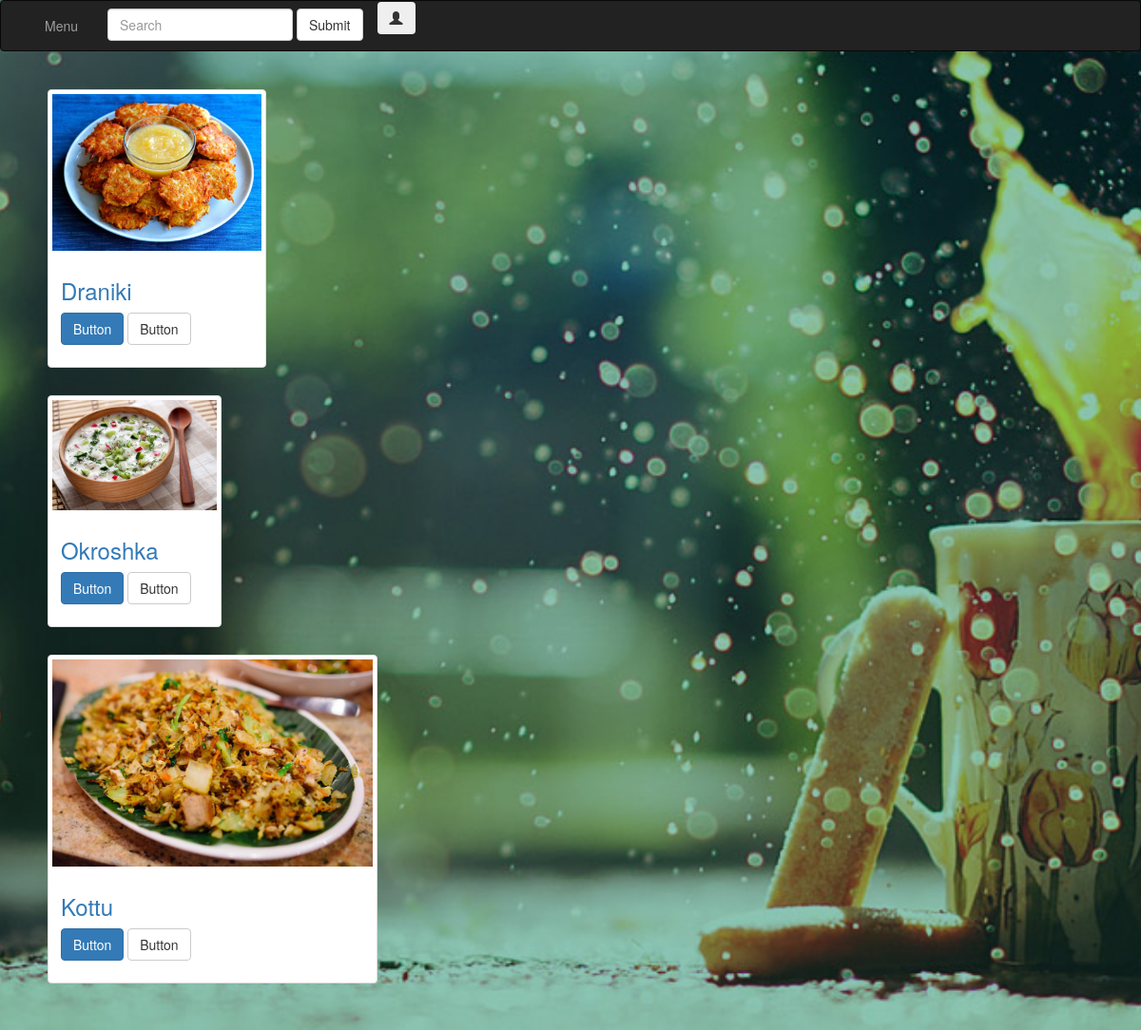
/types_of_dishes/1/, run on an earlier commit of the app's database.
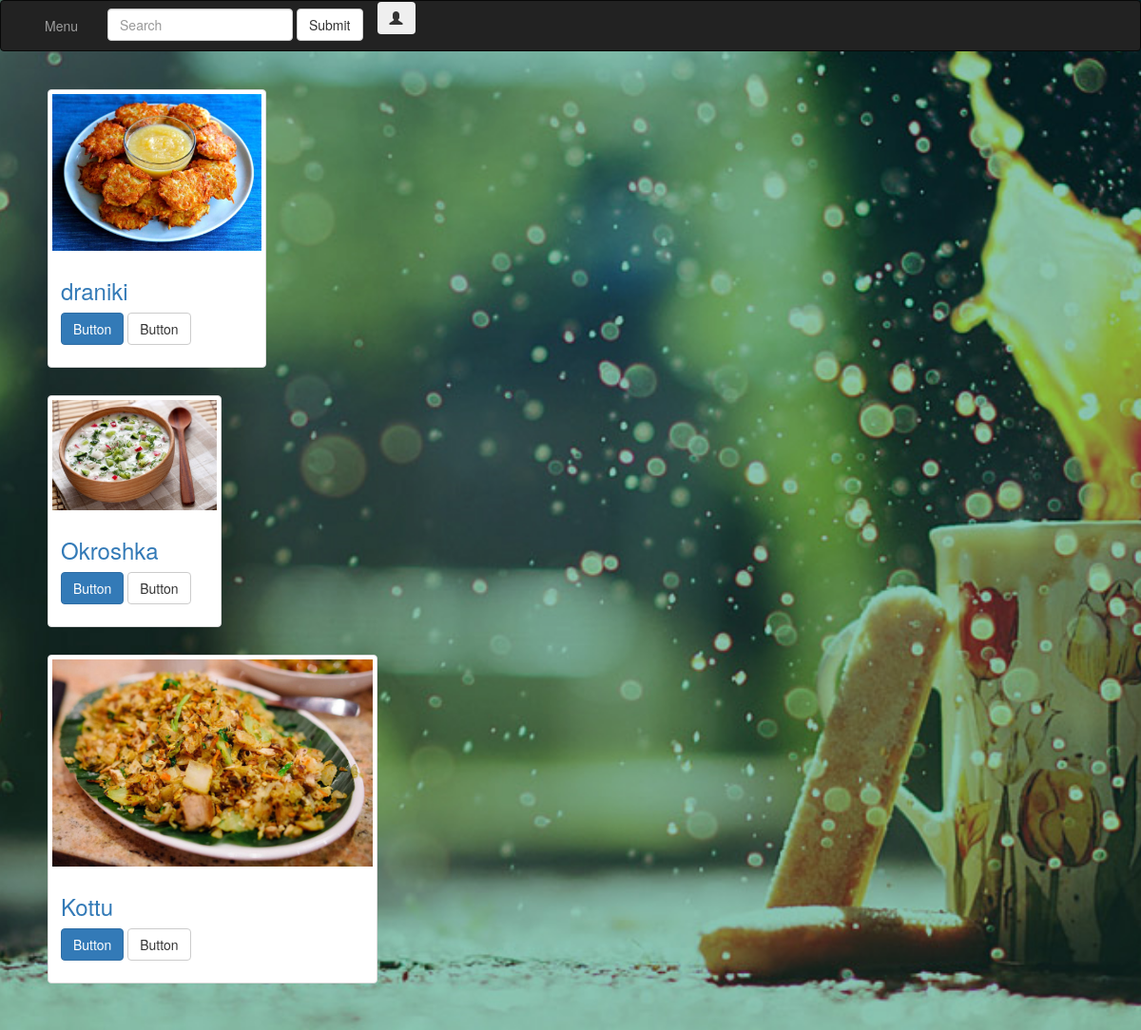
And on a later commit of the database.
### base/models.py (models this page shows, shortened)
class Dish(models.Model):
    name = models.CharField(max_length=256, help_text='max_length=256')
    description = models.CharField(max_length=256, help_text='max_length=256', blank=True)
    main_img = models.ImageField(upload_to='base/dish_img/', blank=True, null=True)
    country = models.ForeignKey(Countries, on_delete=models.CASCADE, null=True)
    type = models.ForeignKey(TypesOfDishes, on_delete=models.CASCADE, null=False, default=None)
    recipe = models.CharField(max_length=2048, help_text='max_length=2048', blank=True, null=True, default=None)
    price = models.DecimalField(max_digits=10, decimal_places=2, default=0.00)
    is_active = models.BooleanField(default=True)
    class Meta:
        verbose_name = "Dish"
        verbose_name_plural = "Dishes"

### base/views.py (the view)
# urls.py: url(r'^types_of_dishes/(?P<pk>[0-9]+)/$', views.DishesOfTypeView.as_view(), name='dishes'),
class DishesOfTypeView(DetailView):
    model = TypesOfDishes
    template_name = 'base/dishes_of_type.html'

### templates/base/dishes_of_type.html (shortened to what this page needs)
{% extends 'base.html' %}
{% load static %}
{% block content %}
<div id="page-content-wrapper">
    <div class="container-fluid">
        <div class="row">
            {% for object in typesofdishes.dish_set.all %}
                <label for="ctr{{forloop.counter}}">
                    {% include 'base/dishes_of_type_object.html' %}
                </label>
            {% endfor %}
        </div>
    </div>
</div>
{% endblock %}

### templates/base/dishes_of_type_object.html
<div class="col-sm-6 col-md-4">
    <div class="thumbnail">
        <img src="{{ object.main_img.url }}" alt="...">
        <div class="caption">
            <a href="{% url 'base:dish' object.id %}"><h3>{{ object.name }}</h3></a>
            <p><a href="#" class="btn btn-primary" role="button">Button</a> <a href="#" class="btn btn-default" role="button">Button</a></p>
        </div>
    </div>
</div>

What changed in the data, as far as the page shows it:
changed Dish: name "Draniki" → "draniki"
